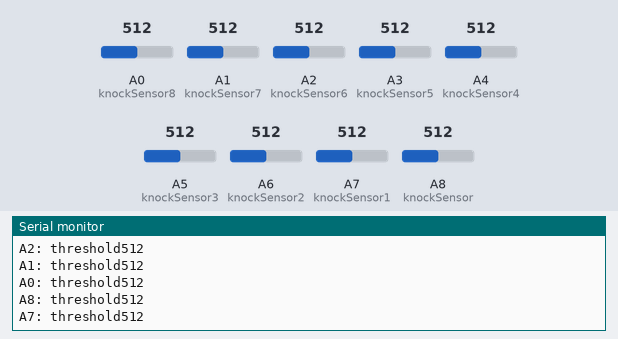
This sketch was run on a simulated Arduino Mega 2560, built with avr-gcc and run on an emulated ATmega2560. Parts: the last lines printed to the serial monitor. Inputs (shaded band) come from the test bench; at power-on: A0 (knockSensor8) = 512, A1 (knockSensor7) = 512, A2 (knockSensor6) = 512, A3 (knockSensor5) = 512, A4 (knockSensor4) = 512, A5 (knockSensor3) = 512, A6 (knockSensor2) = 512, A7 (knockSensor1) = 512, A8 (knockSensor) = 512.

Above: at 1.2 s.
1.3 s: A0 (knockSensor8) set to 111
At 1.58 s:
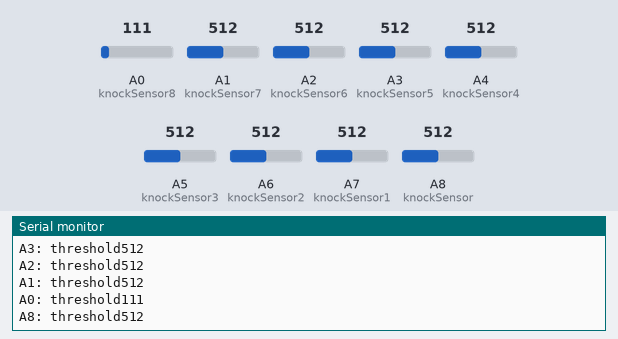
2.8 s: A0 (knockSensor8) set to 91
At 3.14 s:
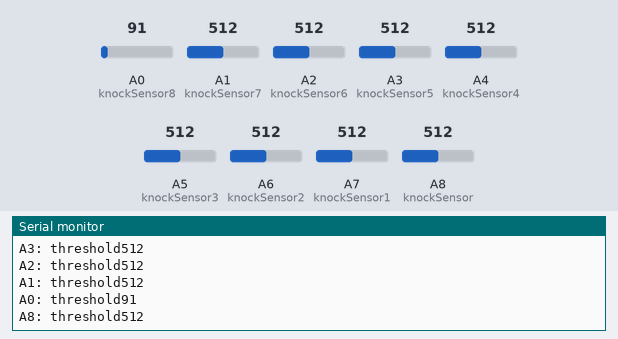
4.3 s: A1 (knockSensor7) set to 105
At 4.7 s:
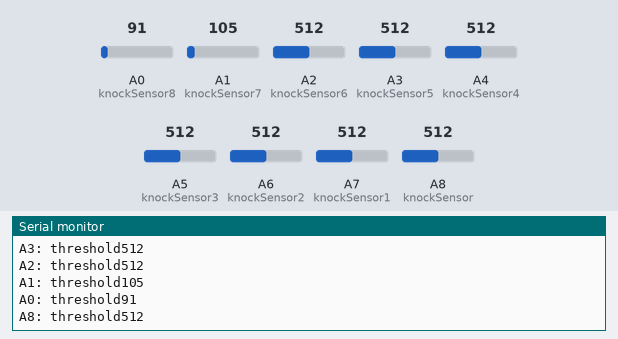
5.8 s: A1 (knockSensor7) set to 95
At 6.26 s:
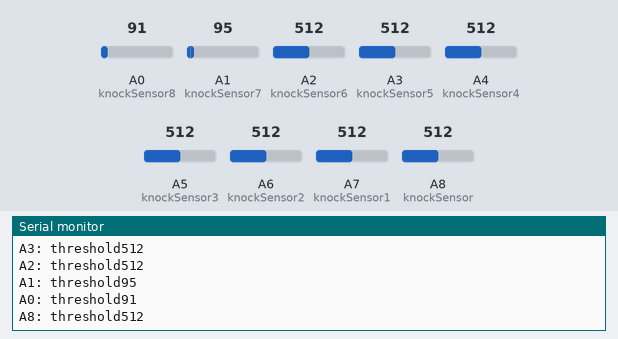
8.8 s: A2 (knockSensor6) set to 108
10.3 s: A2 (knockSensor6) set to 92
Timing chart, 0 to 12.8 s (numbered marks = the images above; inputs shaded):
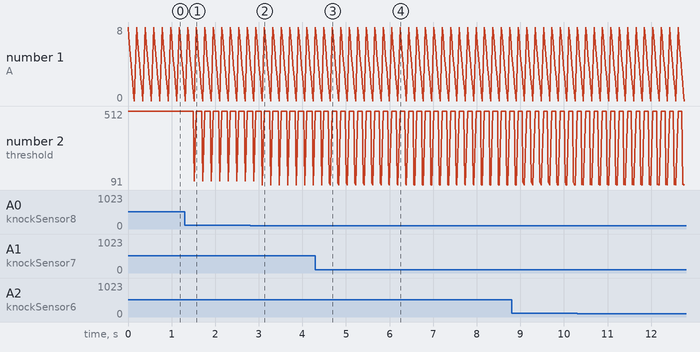

Measured:
- after the input at 1.3 s, the serial monitor: prints a new line after 0.21 s (image 1)
- after the input at 2.8 s, the serial monitor: prints a new line after 0.28 s (image 2)
- after the input at 4.3 s, the serial monitor: prints a new line after 0.32 s (image 3)
- after the input at 5.8 s, the serial monitor: prints a new line after 0.18 s (image 4)
- plotted number 2: 512 → 105 after the input at 4.3 s

The sketch:

simple_piezoAnalogPins.ino
```cpp
/*

Vika Zero
Capstone 19

  http://www.arduino.cc/en/Tutorial/Knock
*/

// these variables wont change ... so "const int" is used
const int knockSensor = A8; // piezo is connected to analog pin 8
const int knockSensor1 = A7;
const int knockSensor2 = A6;
const int knockSensor3 = A5;
const int knockSensor4 = A4;
const int knockSensor5 = A3;
const int knockSensor6 = A2;
const int knockSensor7 = A1;
const int knockSensor8 = A0;

const int threshold = 10;

// these variables will change, so we use int:
int sensorReading = 0;
int sensorReading1 = 0; // variable to store the value read from the piezo
int sensorReading2 = 0;
int sensorReading3 = 0;
int sensorReading4 = 0;
int sensorReading5 = 0;
int sensorReading6 = 0;
int sensorReading7 = 0;
int sensorReading8 = 0;

void setup() {
  Serial.begin(9600);       // use the serial port
}

void loop() {
  // read the sensor and store it in the variable sensorReading:
  sensorReading = analogRead(knockSensor);
  sensorReading1= analogRead(knockSensor1);
  sensorReading2 = analogRead(knockSensor2);
  sensorReading3 = analogRead(knockSensor3);
  sensorReading4 = analogRead(knockSensor4);
  sensorReading5 = analogRead(knockSensor5);
  sensorReading6 = analogRead(knockSensor6);
  sensorReading7 = analogRead(knockSensor7);
  sensorReading8 = analogRead(knockSensor8);


  // if the sensor reading is greater than the threshold:
  if (sensorReading >= threshold) {
    Serial.print("A8: threshold");
    Serial.println(sensorReading);
  }
  if (sensorReading1 >= threshold) {
    Serial.print("A7: threshold");
    Serial.println(sensorReading1);
  }
  if (sensorReading2 >= threshold) {
    Serial.print("A6: but");
    Serial.println(sensorReading2);
  }
  if (sensorReading3 >= threshold) {
    Serial.print("A5: threshold");
    Serial.println(sensorReading3);
  }
  if (sensorReading4 >= threshold) {
    Serial.print("A4: threshold");
    Serial.println(sensorReading4);
  }
  if (sensorReading5 >= threshold) {
    Serial.print("A3: threshold");
    Serial.println(sensorReading5);
  }
  if (sensorReading6 >= threshold) {
    Serial.print("A2: threshold");
    Serial.println(sensorReading6);
  }
  if (sensorReading7 >= threshold) {
    Serial.print("A1: threshold");
    Serial.println(sensorReading7);
  }
  if (sensorReading8 >= threshold) {
    Serial.print("A0: threshold");
    Serial.println(sensorReading8);
  }

  delay(100);  // delay to avoid overloading the serial port buffer
}
```
